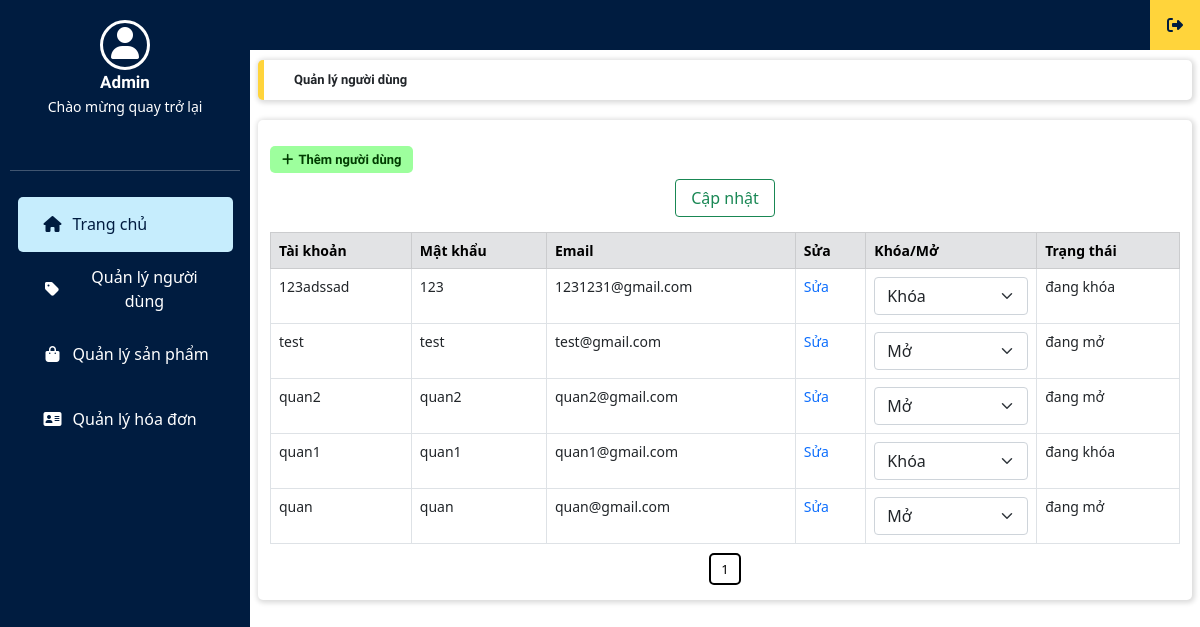
Page /quan_tri/index.php?thamso=nguoi_dung (signed in) on the earlier database version.
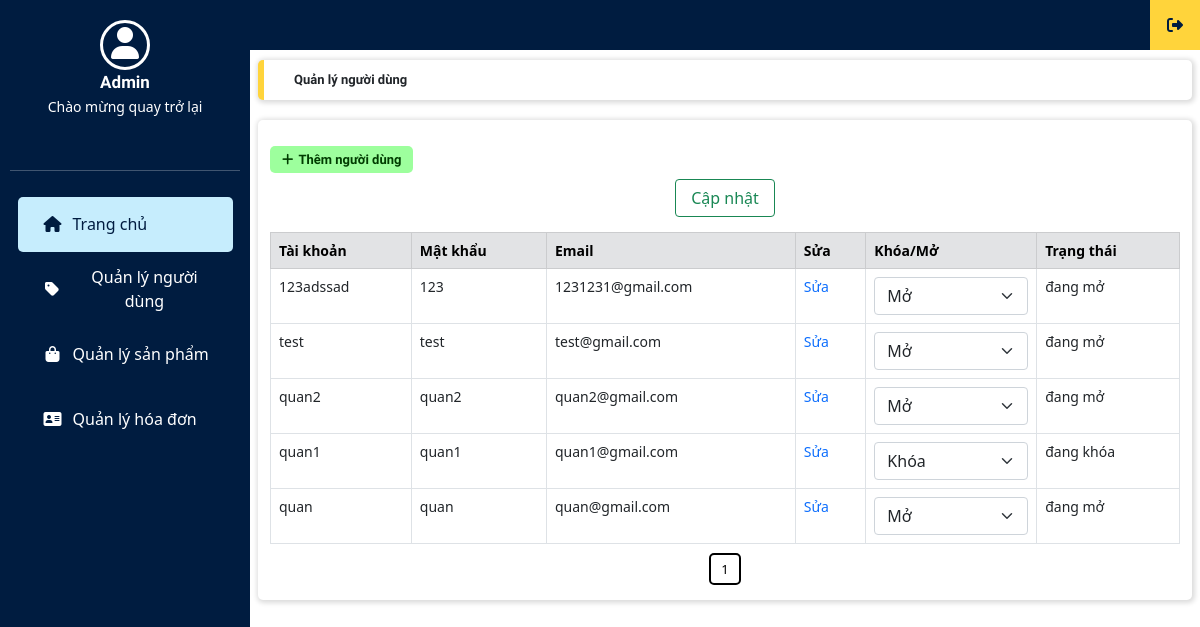
Same page on the later database version.
### tables this page shows
CREATE TABLE `nguoi_dung` (
  `nguoi_dung_id` int(11) NOT NULL,
  `tai_khoan` varchar(256) NOT NULL,
  `mat_khau` varchar(256) NOT NULL,
  `email` varchar(256) NOT NULL,
  `trang_thai` varchar(256) NOT NULL,
  `ho_ten` varchar(255) NOT NULL,
  `so_dien_thoai` varchar(10) NOT NULL,
  `dia_chi` mediumtext NOT NULL,
  `tinh_thanh` mediumtext NOT NULL,
  `quan_huyen` mediumtext NOT NULL
);

### quan_tri/chuc_nang/nguoi_dung/quan_ly_nguoi_dung.php (the view, shortened to what this page needs)
<?php
	$so_dong_tren_mot_trang=20;
	$tv="select count(*) from nguoi_dung";
	$conn = new mysqli("localhost", "root", "", "ban_hang");
	$tv_1 = mysqli_query($conn, $tv);
	$tv_2 = mysqli_fetch_array($tv_1);
	$so_trang=ceil($tv_2[0]/$so_dong_tren_mot_trang);
	$vtbd=($_GET['trang']-1)*$so_dong_tren_mot_trang;
	$tv="select * from nguoi_dung order by nguoi_dung_id desc limit $vtbd,$so_dong_tren_mot_trang";
	$tv_1 = mysqli_query($conn, $tv);
?>
<div class="content">
    <div class="row">
        <div class="title col-12 box_shadow">
            <b>Quản lý người dùng</b>
        </div>
    </div>
    <div class="row main_frame box_card box_shadow">
        <div class="element_btn">
            <div>
                <a href="?thamso=them_nguoi_dung" class="addnew_btn"><i class="fas fa-plus"></i>Thêm người dùng</a>
            </div>
        </div>
        <div class="table-responsive-lg">
            <table class="table table-bordered">
                <form action="" method="post">
                    <thead>
                        <tr class="table-secondary">
                            <th scope="col">Tài khoản</th>
                            <th scope="col">Mật khẩu</th>
                            <th scope="col">Email</th>
                            <th scope="col">Sửa</th>
                            <th scope="col">Khóa/Mở</th>
                            <th scope="col">Trạng thái</th>
                        </tr>
                    </thead>
                    <tbody>
                        <?php
                            while ($tv_2 = mysqli_fetch_array($tv_1)) {
                                $nguoi_dung_id = $tv_2['nguoi_dung_id'];
                                $tai_khoan = $tv_2['tai_khoan'];
                                $mat_khau = $tv_2['mat_khau'];
                                $email = $tv_2['email'];
                                $trang_thai = $tv_2['trang_thai'];
                                $link_sua="?thamso=sua_nguoi_dung&nguoi_dung_id=".$nguoi_dung_id;
                                $a_1=""; $a_2="";
                                if($trang_thai=="co") $a_2="selected";
                        ?>
                        <tr>
                            <td><?php echo $tai_khoan; ?></td>
                            <td><?php echo $mat_khau; ?></td>
                            <td><?php echo $email; ?></td>
                            <td><a href="<?php echo $link_sua; ?>">Sửa</a></td>
                            <td>
                            <select name="khoa_mo_<?php echo $nguoi_dung_id; ?>" class="form-select" id="floatingSelect" aria-label="Floating label select example">
                                <option value="">Mở</option>
                                <option value="co" <?php echo $a_2; ?>>Khóa</option>
                            </select>
                            </td>
                            <td><?php echo $trang_thai =="co" ? 'đang khóa' : 'đang mở'; ?></td>
                        </tr>
                        <?php
                            }
                        ?>
                    </tbody>
                    <div>
            <button type="submit" name="trang_thai" class="btn btn-outline-success"style="width:100px;">Cập nhật</button>
        </div>
                </form>
            </table>
        </div>
        <div class="category_paging">
            <?php
                for ($i = 1; $i <= $so_trang; $i++) {
                    $link_phan_trang = "?thamso=nguoi_dung&trang=".$i;
                    echo "<a href='$link_phan_trang' class='phan_trang'>";
                    echo $i;
                    echo "</a> ";
                }
            ?>
        </div>
    </div>
</div>

Differences in the rows shown:
changed nguoi_dung "123adssad": nguoi_dung_id "Khóa" → "Mở"; trang_thai "đang khóa" → "đang mở"
